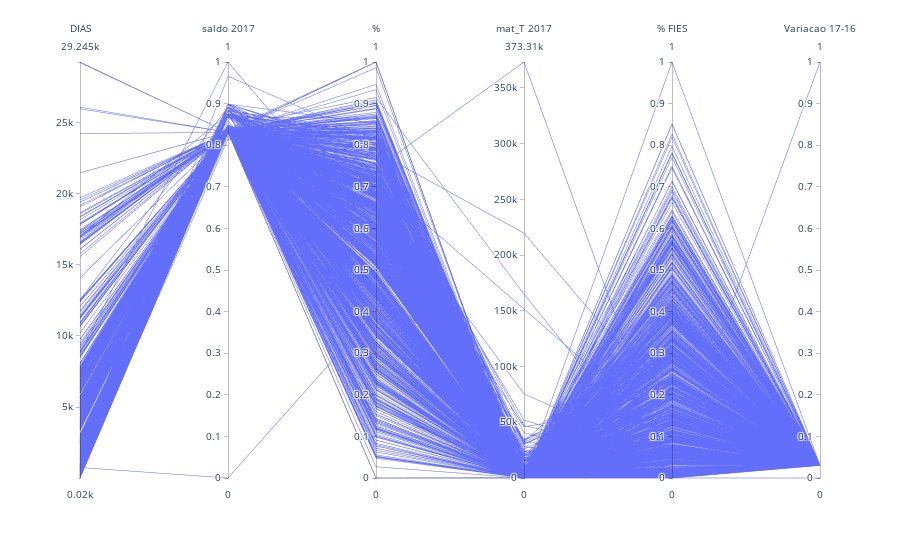

Notebook cell for this chart:
### Code cell
fig = px.parallel_coordinates(df, dimensions=['DIAS','saldo 2017', '%', 'mat_T 2017', '% FIES', 'Variacao 17-16'])
fig.show()
fig.write_image("../../data/parallel_3.png")

### Figure 1 — Plotly figure (JSON) as saved in the notebook; plotly's stock layout.template omitted (floating-point values rounded to 4 significant figures; data arrays with more than 128 entries replaced by an {"elided": "..."} marker saying what was removed)
{"data": [{"dimensions": [{"label": "DIAS", "values": {"elided": "2177 int values"}}, {"label": "saldo 2017", "values": {"elided": "2177 float values"}}, {"label": "%", "values": {"elided": "2177 float values"}}, {"label": "mat_T 2017", "values": {"elided": "2177 int values"}}, {"label": "% FIES", "values": {"elided": "2177 float values"}}, {"label": "Variacao 17-16", "values": {"elided": "2177 float values"}}], "domain": {"x": [0, 1], "y": [0, 1]}, "name": "", "type": "parcoords"}], "layout": {"legend": {"tracegroupgap": 0}, "margin": {"t": 60}}}
